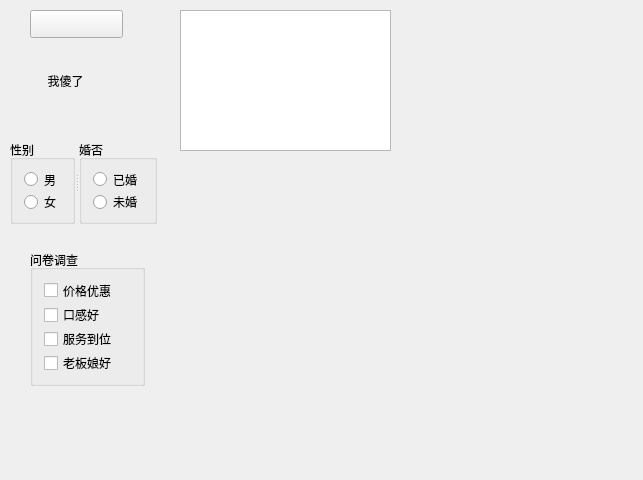
<?xml version="1.0" encoding="UTF-8"?>
<ui version="4.0">
 <class>MainWindow</class>
 <widget class="QMainWindow" name="MainWindow">
  <property name="geometry">
   <rect>
    <x>0</x>
    <y>0</y>
    <width>643</width>
    <height>480</height>
   </rect>
  </property>
  <property name="windowTitle">
   <string>MainWindow</string>
  </property>
  <widget class="QWidget" name="centralWidget">
   <widget class="QPushButton" name="pushButton">
    <property name="geometry">
     <rect>
      <x>30</x>
      <y>10</y>
      <width>93</width>
      <height>28</height>
     </rect>
    </property>
    <property name="sizePolicy">
     <sizepolicy hsizetype="MinimumExpanding" vsizetype="Fixed">
      <horstretch>0</horstretch>
      <verstretch>0</verstretch>
     </sizepolicy>
    </property>
    <property name="text">
     <string/>
    </property>
    <property name="icon">
     <iconset resource="images/img.qrc">
      <normaloff>:/1.jpg</normaloff>:/1.jpg</iconset>
    </property>
   </widget>
   <widget class="QToolButton" name="toolButton">
    <property name="geometry">
     <rect>
      <x>20</x>
      <y>50</y>
      <width>91</width>
      <height>61</height>
     </rect>
    </property>
    <property name="text">
     <string>我傻了</string>
    </property>
    <property name="icon">
     <iconset resource="images/img.qrc">
      <normaloff>:/2.jpg</normaloff>:/2.jpg</iconset>
    </property>
    <property name="iconSize">
     <size>
      <width>32</width>
      <height>32</height>
     </size>
    </property>
    <property name="toolButtonStyle">
     <enum>Qt::ToolButtonTextBesideIcon</enum>
    </property>
    <property name="autoRaise">
     <bool>true</bool>
    </property>
   </widget>
   <widget class="QGroupBox" name="groupBox_3">
    <property name="geometry">
     <rect>
      <x>30</x>
      <y>250</y>
      <width>115</width>
      <height>136</height>
     </rect>
    </property>
    <property name="title">
     <string>问卷调查</string>
    </property>
    <layout class="QVBoxLayout" name="verticalLayout_3">
     <item>
      <widget class="QCheckBox" name="checkBox">
       <property name="text">
        <string>价格优惠</string>
       </property>
      </widget>
     </item>
     <item>
      <widget class="QCheckBox" name="checkBox_2">
       <property name="text">
        <string>口感好</string>
       </property>
      </widget>
     </item>
     <item>
      <widget class="QCheckBox" name="checkBox_3">
       <property name="text">
        <string>服务到位</string>
       </property>
      </widget>
     </item>
     <item>
      <widget class="QCheckBox" name="checkBox_4">
       <property name="text">
        <string>老板娘好</string>
       </property>
      </widget>
     </item>
    </layout>
   </widget>
   <widget class="QListWidget" name="listWidget">
    <property name="geometry">
     <rect>
      <x>180</x>
      <y>10</y>
      <width>211</width>
      <height>141</height>
     </rect>
    </property>
   </widget>
   <widget class="QSplitter" name="splitter">
    <property name="geometry">
     <rect>
      <x>10</x>
      <y>140</y>
      <width>147</width>
      <height>84</height>
     </rect>
    </property>
    <property name="orientation">
     <enum>Qt::Horizontal</enum>
    </property>
    <widget class="QGroupBox" name="groupBox">
     <property name="title">
      <string>性别</string>
     </property>
     <layout class="QVBoxLayout" name="verticalLayout">
      <item>
       <widget class="QRadioButton" name="rBtnman">
        <property name="text">
         <string>男</string>
        </property>
       </widget>
      </item>
      <item>
       <widget class="QRadioButton" name="rBtnwoman">
        <property name="text">
         <string>女</string>
        </property>
       </widget>
      </item>
     </layout>
    </widget>
    <widget class="QGroupBox" name="groupBox_2">
     <property name="title">
      <string>婚否</string>
     </property>
     <layout class="QVBoxLayout" name="verticalLayout_2">
      <item>
       <widget class="QRadioButton" name="radioButton_3">
        <property name="text">
         <string>已婚</string>
        </property>
       </widget>
      </item>
      <item>
       <widget class="QRadioButton" name="radioButton_4">
        <property name="text">
         <string>未婚</string>
        </property>
       </widget>
      </item>
     </layout>
    </widget>
   </widget>
  </widget>
 </widget>
 <layoutdefault spacing="6" margin="11"/>
 <resources>
  <include location="images/img.qrc"/>
  <include location="images/img.qrc"/>
 </resources>
 <connections/>
</ui>
